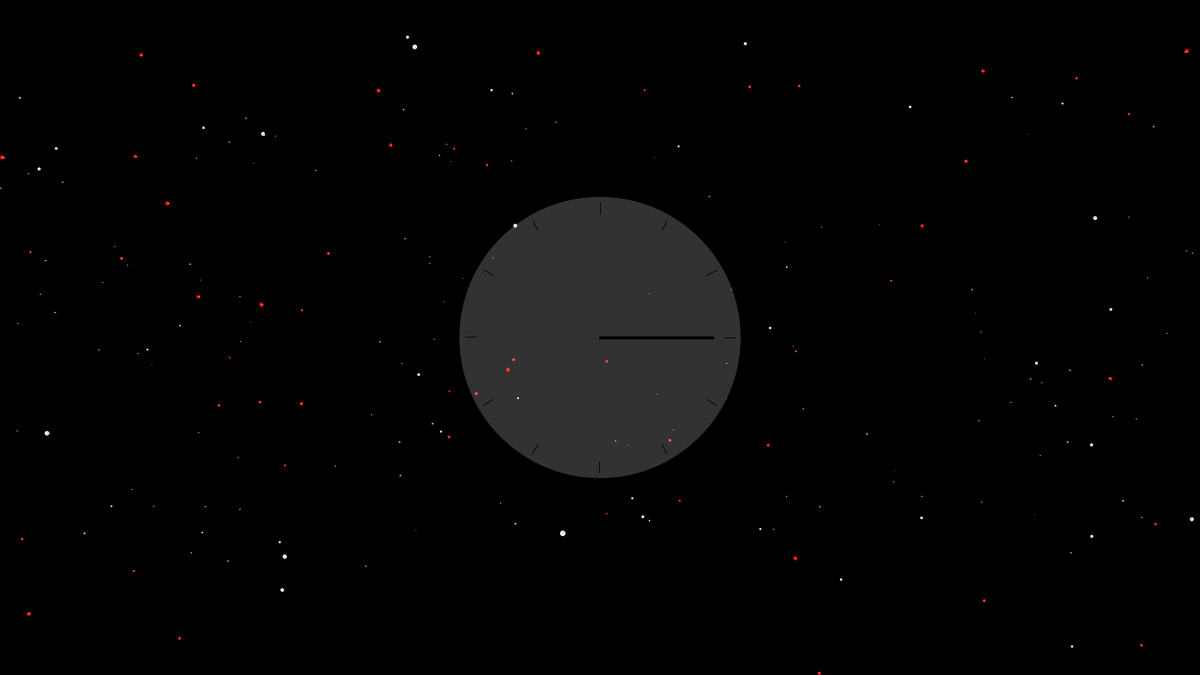
Frame 1 (no input)
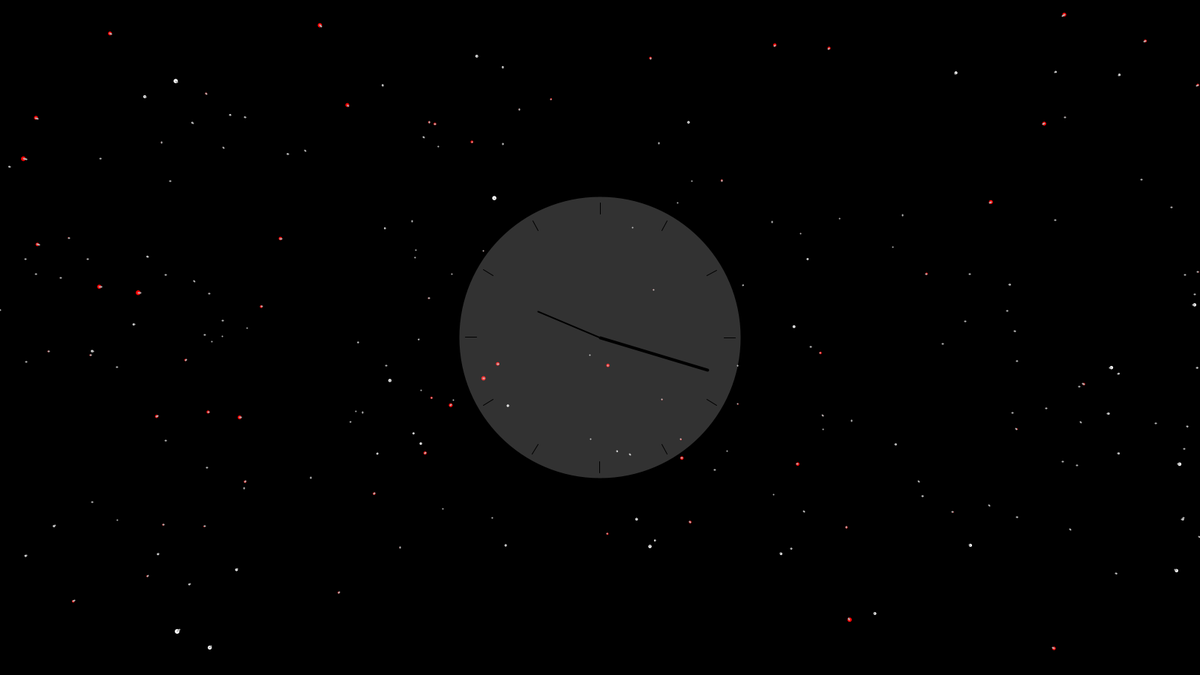
Frame 60 (the mouse pressed at the canvas centre just before this capture)
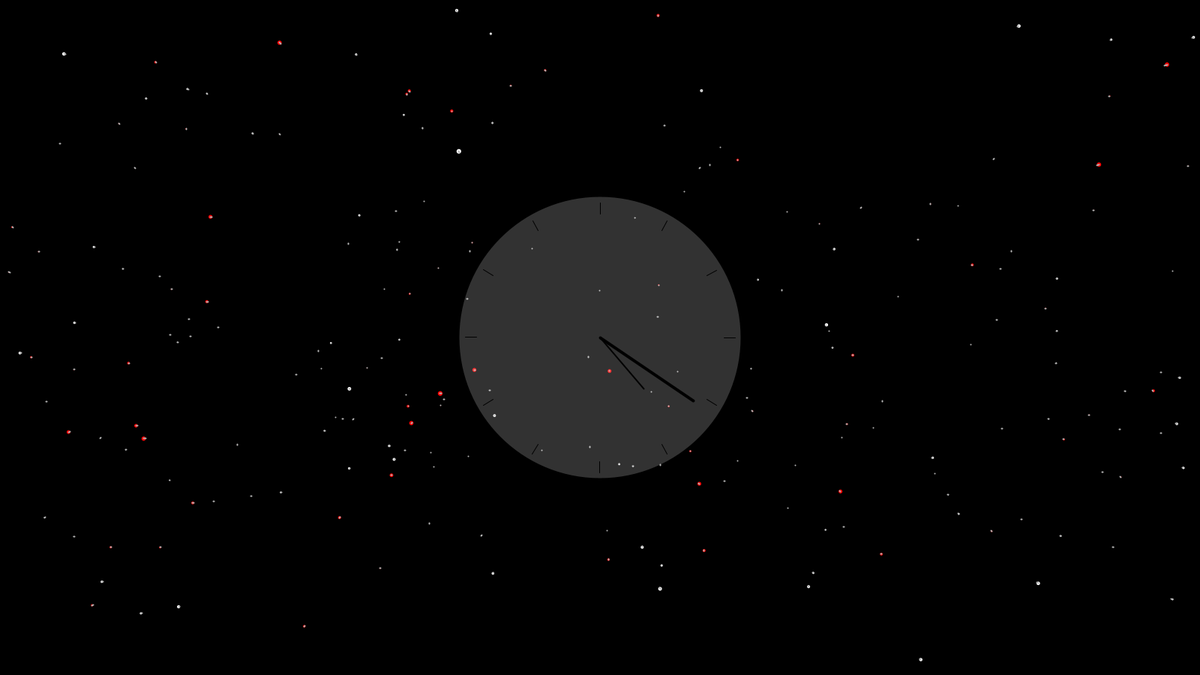
Frame 120 (the mouse held since frame 60 and released just before this capture)

The Processing sketch that drew these frames (run headless with seeded random() and noise(); from frame 60 on, the mouse is pressed at the canvas centre):

// Processing sketch: Kai_Chalifour
// ── Kai_Chalifour.pde
// Time, Space, and Chaos

// Key variables for controlling time, chaos mode, and stars
float angle = 0; // For Time (rotating clock-like hands)
boolean chaosMode = false; // Toggle chaos mode
float timeRadius = 150; // Radius for Time hand
float starSpeed = 2; // Speed of star movement
ArrayList<Star> stars = new ArrayList<Star>(); // List to store stars

void setup() {
  // Set canvas size to 1600x900 (16:9 aspect ratio, 100% larger than original)
  size(1600, 900);
  frameRate(60); // Set the frame rate to 60 FPS
  colorMode(HSB, 360, 100, 100); // Set color mode to HSB (Hue, Saturation, Brightness)
  
  // Create 500 stars
  for (int i = 0; i < 500; i++) {
    stars.add(new Star());
  }
}

void draw() {
  background(0); // Black background for space

  // Draw Space: Moving stars
  translate(width / 2, height / 2); // Center the drawing origin
  for (Star s : stars) {
    s.update(); // Update star position
    s.show(); // Display the star
  }

  // Draw translucent clock face with markings
  fill(0, 0, 100, 50); // White, semi-transparent clock face
  noStroke(); // No outline for the clock face
  ellipse(0, 0, timeRadius * 2.5, timeRadius * 2.5); // Draw clock face
  stroke(0); // Black color for clock markings
  strokeWeight(1); // Thin line for clock markings
  for (int i = 0; i < 12; i++) {
    // Draw clock markings for each hour
    float markAngle = TWO_PI / 12 * i;
    float outerX = cos(markAngle) * (timeRadius * 1.2);
    float outerY = sin(markAngle) * (timeRadius * 1.2);
    float innerX = cos(markAngle) * (timeRadius * 1.1);
    float innerY = sin(markAngle) * (timeRadius * 1.1);
    line(outerX, outerY, innerX, innerY); // Line from the outer to the inner mark
  }

  // Draw Time: Rotating clock-like hands
  pushMatrix(); // Save current transformation matrix
  stroke(0); // Black color for clock hands
  strokeWeight(4); // Thicker line for minute hand
  line(0, 0, cos(angle) * timeRadius, sin(angle) * timeRadius); // Minute hand
  strokeWeight(2); // Thinner line for hour hand
  line(0, 0, cos(angle * 12) * (timeRadius * 0.6), sin(angle * 12) * (timeRadius * 0.6)); // Hour hand
  popMatrix(); // Restore previous transformation matrix

  // Update Time (slowly rotate hands)
  angle += 0.005; // Increment angle for time hand
}

void keyPressed() {
  // Toggle Chaos mode with spacebar
  if (key == ' ') {
    chaosMode = !chaosMode; // Toggle the chaosMode variable
    if (chaosMode) {
      // When chaos mode starts, give each star a random direction
      for (Star s : stars) {
        s.startMovingRandomly(); // Start random movement for each star
      }
    } else {
      // Reset stars to normal movement
      for (Star s : stars) {
        s.stopMovingRandomly(); // Stop random movement for each star
      }
    }
  }
}

void mouseDragged() {
  // Adjust Time radius interactively based on mouse position
  timeRadius = map(mouseX, 0, width, 50, 300); // Scale the time radius based on mouseX position
}

class Star {
  float x, y, z;
  float pz;
  float velX, velY; // Velocity for random movement in X and Y directions
  boolean movingRandomly = false; // Flag to check if the star is moving randomly
  color starColor; // Color of the star (red or white)

  Star() {
    x = random(-width, width); // Random X position
    y = random(-height, height); // Random Y position
    z = random(width); // Random depth (Z position)
    pz = z; // Preserve the previous Z position for trailing effect
    velX = 0; // Initial X velocity (no movement)
    velY = 0; // Initial Y velocity (no movement)

    // Random color (either red or white)
    if (random(1) < 0.5) {
      starColor = color(0, 100, 100); // Red color in HSB (Hue, Saturation, Brightness)
    } else {
      starColor = color(0, 0, 100); // White color in HSB
    }
  }

  void update() {
    // If the star is moving randomly (in chaos mode)
    if (movingRandomly) {
      x += velX; // Move the star in X direction
      y += velY; // Move the star in Y direction
    } else {
      // Normal movement of stars (depth effect)
      z -= starSpeed; // Move stars forward based on speed
      if (z < 1) {
        z = width; // Reset the star's depth if it goes too far
        x = random(-width, width); // Reset X position
        y = random(-height, height); // Reset Y position
        pz = z; // Preserve the new depth
      }
    }
  }

  void startMovingRandomly() {
    if (!movingRandomly) {
      movingRandomly = true; // Start random movement
      velX = random(-2, 2); // Set random speed in X direction
      velY = random(-2, 2); // Set random speed in Y direction
    }
  }

  void stopMovingRandomly() {
    movingRandomly = false; // Stop random movement
    velX = 0; // Reset X velocity
    velY = 0; // Reset Y velocity
  }

  void show() {
    float sx = map(x / z, 0, 1, 0, width / 2); // Map X position based on Z (depth)
    float sy = map(y / z, 0, 1, 0, height / 2); // Map Y position based on Z (depth)
    float r = map(z, 0, width, 8, 0); // Map radius based on Z (depth)
    fill(starColor); // Set the color of the star (red or white)
    noStroke(); // No outline for the star
    ellipse(sx, sy, r, r); // Draw the star

    if (!movingRandomly) {
      // Draw a trailing effect if the star is not moving randomly
      float px = map(x / pz, 0, 1, 0, width / 2); // Map previous X position
      float py = map(y / pz, 0, 1, 0, height / 2); // Map previous Y position
      pz = z; // Update the previous Z position
      stroke(255); // White stroke for the line
      line(px, py, sx, sy); // Draw the line from previous to current position
    }
  }
}
